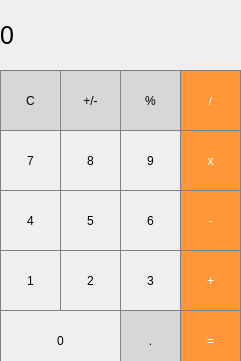
<?xml version="1.0" encoding="UTF-8"?>
<ui version="4.0">
 <class>MainWindow</class>
 <widget class="QMainWindow" name="MainWindow">
  <property name="geometry">
   <rect>
    <x>0</x>
    <y>0</y>
    <width>241</width>
    <height>361</height>
   </rect>
  </property>
  <property name="windowTitle">
   <string>MainWindow</string>
  </property>
  <property name="styleSheet">
   <string notr="true">QLabel {
  qproperty-alignment: 'AlignVCenter | AlignRight';
  border: 1px solid gray;
}

background-color : white;
</string>
  </property>
  <widget class="QWidget" name="centralWidget">
   <widget class="QLabel" name="label">
    <property name="geometry">
     <rect>
      <x>0</x>
      <y>0</y>
      <width>241</width>
      <height>71</height>
     </rect>
    </property>
    <property name="font">
     <font>
      <pointsize>19</pointsize>
     </font>
    </property>
    <property name="styleSheet">
     <string notr="true"/>
    </property>
    <property name="text">
     <string>0</string>
    </property>
   </widget>
   <widget class="QPushButton" name="pushButton_clear">
    <property name="geometry">
     <rect>
      <x>0</x>
      <y>70</y>
      <width>61</width>
      <height>61</height>
     </rect>
    </property>
    <property name="styleSheet">
     <string notr="true">QPushButton {
  background-color: rgb(215, 215, 215);
  border: 1px solid gray;
}
QPushButton:pressed {
    background-color: qlineargradient(x1: 0, y1: 0, x2: 0, y2: 1,
                                      stop: 0 #BEBEBE, stop: 1 #D7D7D7);
}</string>
    </property>
    <property name="text">
     <string>C</string>
    </property>
   </widget>
   <widget class="QPushButton" name="pushButton_plusMinus">
    <property name="geometry">
     <rect>
      <x>60</x>
      <y>70</y>
      <width>61</width>
      <height>61</height>
     </rect>
    </property>
    <property name="styleSheet">
     <string notr="true">QPushButton {
  background-color: rgb(215, 215, 215);
  border: 1px solid gray;
}
QPushButton:pressed {
    background-color: qlineargradient(x1: 0, y1: 0, x2: 0, y2: 1,
                                      stop: 0 #BEBEBE, stop: 1 #D7D7D7);
}</string>
    </property>
    <property name="text">
     <string>+/-</string>
    </property>
   </widget>
   <widget class="QPushButton" name="pushButton_percent">
    <property name="geometry">
     <rect>
      <x>120</x>
      <y>70</y>
      <width>61</width>
      <height>61</height>
     </rect>
    </property>
    <property name="styleSheet">
     <string notr="true">QPushButton {
  background-color: rgb(215, 215, 215);
  border: 1px solid gray;
}
QPushButton:pressed {
    background-color: qlineargradient(x1: 0, y1: 0, x2: 0, y2: 1,
                                      stop: 0 #BEBEBE, stop: 1 #D7D7D7);
}</string>
    </property>
    <property name="text">
     <string>%</string>
    </property>
   </widget>
   <widget class="QPushButton" name="pushButton_divide">
    <property name="geometry">
     <rect>
      <x>180</x>
      <y>70</y>
      <width>61</width>
      <height>61</height>
     </rect>
    </property>
    <property name="styleSheet">
     <string notr="true">QPushButton {
  background-color: rgb(255, 151, 57);
  color: white; 
  border: 1px solid gray;
}

QPushButton:pressed {
    background-color: qlineargradient(x1: 0, y1: 0, x2: 0, y2: 1,
                                      stop: 0 #FF7832, stop: 1 #FF9739);
}</string>
    </property>
    <property name="text">
     <string>/</string>
    </property>
   </widget>
   <widget class="QPushButton" name="pushButton_multiply">
    <property name="geometry">
     <rect>
      <x>180</x>
      <y>130</y>
      <width>61</width>
      <height>61</height>
     </rect>
    </property>
    <property name="styleSheet">
     <string notr="true">QPushButton {
  background-color: rgb(255, 151, 57);
  color: white; 
  border: 1px solid gray;
}

QPushButton:pressed {
    background-color: qlineargradient(x1: 0, y1: 0, x2: 0, y2: 1,
                                      stop: 0 #FF7832, stop: 1 #FF9739);
}</string>
    </property>
    <property name="text">
     <string>x</string>
    </property>
   </widget>
   <widget class="QPushButton" name="pushButton_7">
    <property name="geometry">
     <rect>
      <x>0</x>
      <y>130</y>
      <width>61</width>
      <height>61</height>
     </rect>
    </property>
    <property name="styleSheet">
     <string notr="true">QPushButton {
   border: 1px solid gray;
}
QPushButton:pressed {
    background-color: qlineargradient(x1: 0, y1: 0, x2: 0, y2: 1,
                                      stop: 0 #dadbde, stop: 1 #f6f7fa);
}</string>
    </property>
    <property name="text">
     <string>7</string>
    </property>
   </widget>
   <widget class="QPushButton" name="pushButton_8">
    <property name="geometry">
     <rect>
      <x>60</x>
      <y>130</y>
      <width>61</width>
      <height>61</height>
     </rect>
    </property>
    <property name="styleSheet">
     <string notr="true">QPushButton {
   border: 1px solid gray;
}
QPushButton:pressed {
    background-color: qlineargradient(x1: 0, y1: 0, x2: 0, y2: 1,
                                      stop: 0 #dadbde, stop: 1 #f6f7fa);
}</string>
    </property>
    <property name="text">
     <string>8</string>
    </property>
   </widget>
   <widget class="QPushButton" name="pushButton_9">
    <property name="geometry">
     <rect>
      <x>120</x>
      <y>130</y>
      <width>61</width>
      <height>61</height>
     </rect>
    </property>
    <property name="styleSheet">
     <string notr="true">QPushButton {
   border: 1px solid gray;
}
QPushButton:pressed {
    background-color: qlineargradient(x1: 0, y1: 0, x2: 0, y2: 1,
                                      stop: 0 #dadbde, stop: 1 #f6f7fa);
}</string>
    </property>
    <property name="text">
     <string>9</string>
    </property>
   </widget>
   <widget class="QPushButton" name="pushButton_subtract">
    <property name="geometry">
     <rect>
      <x>180</x>
      <y>190</y>
      <width>61</width>
      <height>61</height>
     </rect>
    </property>
    <property name="styleSheet">
     <string notr="true">QPushButton {
  background-color: rgb(255, 151, 57);
  color: white; 
  border: 1px solid gray;
}

QPushButton:pressed {
    background-color: qlineargradient(x1: 0, y1: 0, x2: 0, y2: 1,
                                      stop: 0 #FF7832, stop: 1 #FF9739);
}</string>
    </property>
    <property name="text">
     <string>-</string>
    </property>
   </widget>
   <widget class="QPushButton" name="pushButton_4">
    <property name="geometry">
     <rect>
      <x>0</x>
      <y>190</y>
      <width>61</width>
      <height>61</height>
     </rect>
    </property>
    <property name="styleSheet">
     <string notr="true">QPushButton {
   border: 1px solid gray;
}
QPushButton:pressed {
    background-color: qlineargradient(x1: 0, y1: 0, x2: 0, y2: 1,
                                      stop: 0 #dadbde, stop: 1 #f6f7fa);
}</string>
    </property>
    <property name="text">
     <string>4</string>
    </property>
   </widget>
   <widget class="QPushButton" name="pushButton_5">
    <property name="geometry">
     <rect>
      <x>60</x>
      <y>190</y>
      <width>61</width>
      <height>61</height>
     </rect>
    </property>
    <property name="styleSheet">
     <string notr="true">QPushButton {
   border: 1px solid gray;
}
QPushButton:pressed {
    background-color: qlineargradient(x1: 0, y1: 0, x2: 0, y2: 1,
                                      stop: 0 #dadbde, stop: 1 #f6f7fa);
}</string>
    </property>
    <property name="text">
     <string>5</string>
    </property>
   </widget>
   <widget class="QPushButton" name="pushButton_6">
    <property name="geometry">
     <rect>
      <x>120</x>
      <y>190</y>
      <width>61</width>
      <height>61</height>
     </rect>
    </property>
    <property name="styleSheet">
     <string notr="true">QPushButton {
   border: 1px solid gray;
}
QPushButton:pressed {
    background-color: qlineargradient(x1: 0, y1: 0, x2: 0, y2: 1,
                                      stop: 0 #dadbde, stop: 1 #f6f7fa);
}</string>
    </property>
    <property name="text">
     <string>6</string>
    </property>
   </widget>
   <widget class="QPushButton" name="pushButton_add">
    <property name="geometry">
     <rect>
      <x>180</x>
      <y>250</y>
      <width>61</width>
      <height>61</height>
     </rect>
    </property>
    <property name="styleSheet">
     <string notr="true">QPushButton {
  background-color: rgb(255, 151, 57);
  color: white; 
  border: 1px solid gray;
}

QPushButton:pressed {
    background-color: qlineargradient(x1: 0, y1: 0, x2: 0, y2: 1,
                                      stop: 0 #FF7832, stop: 1 #FF9739);
}</string>
    </property>
    <property name="text">
     <string>+</string>
    </property>
   </widget>
   <widget class="QPushButton" name="pushButton_1">
    <property name="geometry">
     <rect>
      <x>0</x>
      <y>250</y>
      <width>61</width>
      <height>61</height>
     </rect>
    </property>
    <property name="styleSheet">
     <string notr="true">QPushButton {
   border: 1px solid gray;
}
QPushButton:pressed {
    background-color: qlineargradient(x1: 0, y1: 0, x2: 0, y2: 1,
                                      stop: 0 #dadbde, stop: 1 #f6f7fa);
}</string>
    </property>
    <property name="text">
     <string>1</string>
    </property>
   </widget>
   <widget class="QPushButton" name="pushButton_2">
    <property name="geometry">
     <rect>
      <x>60</x>
      <y>250</y>
      <width>61</width>
      <height>61</height>
     </rect>
    </property>
    <property name="styleSheet">
     <string notr="true">QPushButton {
   border: 1px solid gray;
}
QPushButton:pressed {
    background-color: qlineargradient(x1: 0, y1: 0, x2: 0, y2: 1,
                                      stop: 0 #dadbde, stop: 1 #f6f7fa);
}</string>
    </property>
    <property name="text">
     <string>2</string>
    </property>
   </widget>
   <widget class="QPushButton" name="pushButton_3">
    <property name="geometry">
     <rect>
      <x>120</x>
      <y>250</y>
      <width>61</width>
      <height>61</height>
     </rect>
    </property>
    <property name="styleSheet">
     <string notr="true">QPushButton {
   border: 1px solid gray;
}
QPushButton:pressed {
    background-color: qlineargradient(x1: 0, y1: 0, x2: 0, y2: 1,
                                      stop: 0 #dadbde, stop: 1 #f6f7fa);
}</string>
    </property>
    <property name="text">
     <string>3</string>
    </property>
   </widget>
   <widget class="QPushButton" name="pushButton_equals">
    <property name="geometry">
     <rect>
      <x>180</x>
      <y>310</y>
      <width>61</width>
      <height>61</height>
     </rect>
    </property>
    <property name="styleSheet">
     <string notr="true">QPushButton {
  background-color: rgb(255, 151, 57);
  color: white; 
  border: 1px solid gray;
}

QPushButton:pressed {
    background-color: qlineargradient(x1: 0, y1: 0, x2: 0, y2: 1,
                                      stop: 0 #FF7832, stop: 1 #FF9739);
}</string>
    </property>
    <property name="text">
     <string>=</string>
    </property>
   </widget>
   <widget class="QPushButton" name="pushButton_0">
    <property name="geometry">
     <rect>
      <x>0</x>
      <y>310</y>
      <width>121</width>
      <height>61</height>
     </rect>
    </property>
    <property name="styleSheet">
     <string notr="true">QPushButton {
   border: 1px solid gray;
}
QPushButton:pressed {
    background-color: qlineargradient(x1: 0, y1: 0, x2: 0, y2: 1,
                                      stop: 0 #dadbde, stop: 1 #f6f7fa);
}</string>
    </property>
    <property name="text">
     <string>0</string>
    </property>
   </widget>
   <widget class="QPushButton" name="pushButton_decimal">
    <property name="geometry">
     <rect>
      <x>120</x>
      <y>310</y>
      <width>61</width>
      <height>61</height>
     </rect>
    </property>
    <property name="styleSheet">
     <string notr="true">QPushButton {
  background-color: rgb(215, 215, 215);
  border: 1px solid gray;
}
QPushButton:pressed {
    background-color: qlineargradient(x1: 0, y1: 0, x2: 0, y2: 1,
                                      stop: 0 #BEBEBE, stop: 1 #D7D7D7);
}</string>
    </property>
    <property name="text">
     <string>.</string>
    </property>
   </widget>
  </widget>
 </widget>
 <layoutdefault spacing="6" margin="11"/>
 <resources/>
 <connections/>
</ui>
